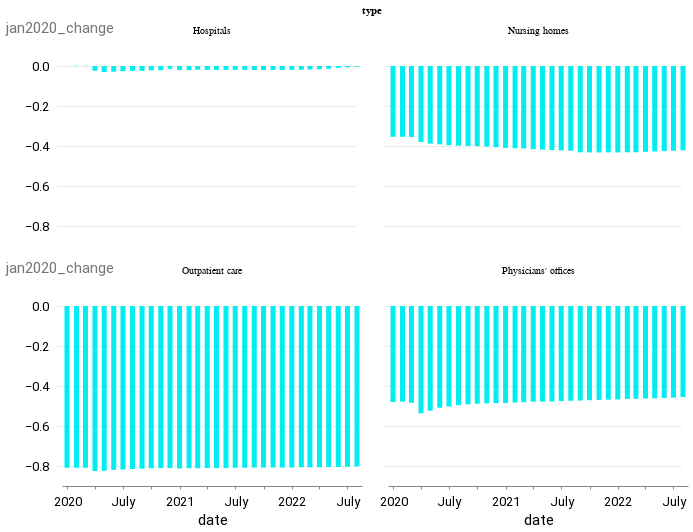

Write notebook code for a chart like this one.
### Code cell
alt.Chart(
    combined_jan_2020[combined_jan_2020["date"] >= "2020-01-01"]
).mark_bar().encode(
    x=alt.X("date"),
    y=alt.Y("jan2020_change"),
    color=alt.condition(alt.datum.value > 0, alt.value("#00eeef"), alt.value("orange")),
).properties(
    width=300, height=200
).facet(
    facet=alt.Facet("type:O"), columns=2
)

### Figure 1 — Vega-Lite specification as saved in the notebook (floating-point values rounded to 4 significant figures)
{"config": {"view": {"width": 800, "height": 450, "strokeOpacity": 0}, "background": "#ffffff", "title": {"anchor": "start", "font": "Summit Sans", "fontColor": "palette[\"black\"]", "fontSize": 18, "fontWeight": "normal"}, "arc": {"fill": "#00d4d8"}, "area": {"fill": "#00d4d8"}, "line": {"stroke": "#00d4d8", "strokeWidth": 3}, "path": {"stroke": "#00d4d8"}, "rect": {"fill": "#00d4d8"}, "shape": {"stroke": "#00d4d8"}, "bar": {"fill": "#00d4d8"}, "point": {"stroke": "#00d4d8"}, "symbol": {"fill": "#00d4d8", "size": 30}, "axis": {"titleFont": "Roboto", "titleFontSize": 15, "titleFontWeight": "normal", "labelFont": "Roboto, sans", "labelFontSize": 13, "labelFontWeight": "normal"}, "axisX": {"labelAngle": 0, "labelPadding": 6, "tickSize": 3, "grid": false}, "axisY": {"labelBaseline": "middle", "maxExtent": 45, "minExtent": 45, "titleAlign": "left", "titleAngle": 0, "titleX": -45, "titleY": -11, "domainOpacity": 0, "gridWidth": 0.6, "gridColor": "#dddddd", "offset": 6, "tickSize": 0, "titleColor": "#767676"}, "legend": {"titleFont": "Roboto", "titleFontSize": 15, "titleFontWeight": "normal", "symbolType": "square", "labelFont": "Roboto, sans", "labelFontSize": 13}, "range": {"category": ["#005f66", "#e37e2d", "#d64a3b", "#76b0ef", "#c1bc40"], "diverging": ["#e68a4f", "#f4bb6a", "#f9e39c", "#dadfe2", "#a6b7c6", "#849eae"], "heatmap": ["#7ff6f6", "#00eeef", "#00d4d8", "#00abb2", "#00848b", "#fbf2c7", "#00363d"], "ordinal": ["#7ff6f6", "#00eeef", "#00d4d8", "#00abb2", "#00848b", "#fbf2c7", "#00363d"], "ramp": ["#7ff6f6", "#00eeef", "#00d4d8", "#00abb2", "#00848b", "#fbf2c7", "#00363d"]}}, "data": {"name": "data-733e1944232e2903523fa72b535fb25a"}, "facet": {"field": "type", "type": "ordinal"}, "spec": {"mark": "bar", "encoding": {"color": {"condition": {"value": "#00eeef", "test": "(datum.value > 0)"}, "value": "orange"}, "x": {"field": "date", "type": "temporal"}, "y": {"field": "jan2020_change", "type": "quantitative"}}, "height": 200, "width": 300}, "columns": 2, "$schema": "https://vega.github.io/schema/vega-lite/v4.17.0.json", "datasets": {"data-733e1944232e2903523fa72b535fb25a": [{"date": "2020-01-01T00:00:00", "value": 2720.0, "type": "Physicians' offices", "pct_change": 0.002396, "jan2020_change": -0.4799}, {"date": "2020-02-01T00:00:00", "value": 2728.0, "type": "Physicians' offices", "pct_change": 0.002868, "jan2020_change": -0.4784}, {"date": "2020-03-01T00:00:00", "value": 2700.0, "type": "Physicians' offices", "pct_change": -0.0103, "jan2020_change": -0.4838}, {"date": "2020-04-01T00:00:00", "value": 2425.0, "type": "Physicians' offices", "pct_change": -0.1017, "jan2020_change": -0.5363}, {"date": "2020-05-01T00:00:00", "value": 2492.0, "type": "Physicians' offices", "pct_change": 0.02747, "jan2020_change": -0.5235}, {"date": "2020-06-01T00:00:00", "value": 2569.0, "type": "Physicians' offices", "pct_change": 0.03127, "jan2020_change": -0.5086}, {"date": "2020-07-01T00:00:00", "value": 2604.0, "type": "Physicians' offices", "pct_change": 0.01347, "jan2020_change": -0.502}, {"date": "2020-08-01T00:00:00", "value": 2636.0, "type": "Physicians' offices", "pct_change": 0.0121, "jan2020_change": -0.496}, {"date": "2020-09-01T00:00:00", "value": 2658.0, "type": "Physicians' offices", "pct_change": 0.008348, "jan2020_change": -0.4918}, {"date": "2020-10-01T00:00:00", "value": 2675.0, "type": "Physicians' offices", "pct_change": 0.00666, "jan2020_change": -0.4884}, {"date": "2020-11-01T00:00:00", "value": 2684.0, "type": "Physicians' offices", "pct_change": 0.003177, "jan2020_change": -0.4868}, {"date": "2020-12-01T00:00:00", "value": 2691.0, "type": "Physicians' offices", "pct_change": 0.002795, "jan2020_change": -0.4853}, {"date": "2021-01-01T00:00:00", "value": 2692.0, "type": "Physicians' offices", "pct_change": 0.0004831, "jan2020_change": -0.4851}, {"date": "2021-02-01T00:00:00", "value": 2704.0, "type": "Physicians' offices", "pct_change": 0.004271, "jan2020_change": -0.4829}, {"date": "2021-03-01T00:00:00", "value": 2713.0, "type": "Physicians' offices", "pct_change": 0.003291, "jan2020_change": -0.4812}, {"date": "2021-04-01T00:00:00", "value": 2727.0, "type": "Physicians' offices", "pct_change": 0.005197, "jan2020_change": -0.4785}, {"date": "2021-05-01T00:00:00", "value": 2729.0, "type": "Physicians' offices", "pct_change": 0.0005867, "jan2020_change": -0.4782}, {"date": "2021-06-01T00:00:00", "value": 2732.0, "type": "Physicians' offices", "pct_change": 0.001356, "jan2020_change": -0.4775}, {"date": "2021-07-01T00:00:00", "value": 2743.0, "type": "Physicians' offices", "pct_change": 0.003953, "jan2020_change": -0.4754}, {"date": "2021-08-01T00:00:00", "value": 2750.0, "type": "Physicians' offices", "pct_change": 0.002406, "jan2020_change": -0.4742}, {"date": "2021-09-01T00:00:00", "value": 2756.0, "type": "Physicians' offices", "pct_change": 0.002291, "jan2020_change": -0.4729}, {"date": "2021-10-01T00:00:00", "value": 2766.0, "type": "Physicians' offices", "pct_change": 0.003701, "jan2020_change": -0.471}, {"date": "2021-11-01T00:00:00", "value": 2774.0, "type": "Physicians' offices", "pct_change": 0.003001, "jan2020_change": -0.4694}, {"date": "2021-12-01T00:00:00", "value": 2780.0, "type": "Physicians' offices", "pct_change": 0.002163, "jan2020_change": -0.4683}, {"date": "2022-01-01T00:00:00", "value": 2787.0, "type": "Physicians' offices", "pct_change": 0.002302, "jan2020_change": -0.467}, {"date": "2022-02-01T00:00:00", "value": 2800.0, "type": "Physicians' offices", "pct_change": 0.004701, "jan2020_change": -0.4645}, {"date": "2022-03-01T00:00:00", "value": 2803.0, "type": "Physicians' offices", "pct_change": 0.001071, "jan2020_change": -0.464}, {"date": "2022-04-01T00:00:00", "value": 2811.0, "type": "Physicians' offices", "pct_change": 0.002747, "jan2020_change": -0.4625}, {"date": "2022-05-01T00:00:00", "value": 2815.0, "type": "Physicians' offices", "pct_change": 0.00153, "jan2020_change": -0.4617}, {"date": "2022-06-01T00:00:00", "value": 2824.0, "type": "Physicians' offices", "pct_change": 0.00302, "jan2020_change": -0.46}, {"date": "2022-07-01T00:00:00", "value": 2835.0, "type": "Physicians' offices", "pct_change": 0.004179, "jan2020_change": -0.4578}, {"date": "2022-08-01T00:00:00", "value": 2850.0, "type": "Physicians' offices", "pct_change": 0.005361, "jan2020_change": -0.4549}, {"date": "2020-01-01T00:00:00", "value": 3379.0, "type": "Nursing homes", "pct_change": 0.002433, "jan2020_change": -0.3539}, {"date": "2020-02-01T00:00:00", "value": 3377.0, "type": "Nursing homes", "pct_change": -0.000444, "jan2020_change": -0.3542}, {"date": "2020-03-01T00:00:00", "value": 3371.0, "type": "Nursing homes", "pct_change": -0.001806, "jan2020_change": -0.3553}, {"date": "2020-04-01T00:00:00", "value": 3244.0, "type": "Nursing homes", "pct_change": -0.03785, "jan2020_change": -0.3797}, {"date": "2020-05-01T00:00:00", "value": 3200.0, "type": "Nursing homes", "pct_change": -0.01341, "jan2020_change": -0.388}, {"date": "2020-06-01T00:00:00", "value": 3181.0, "type": "Nursing homes", "pct_change": -0.005875, "jan2020_change": -0.3916}, {"date": "2020-07-01T00:00:00", "value": 3160.0, "type": "Nursing homes", "pct_change": -0.006696, "jan2020_change": -0.3957}, {"date": "2020-08-01T00:00:00", "value": 3147.0, "type": "Nursing homes", "pct_change": -0.004019, "jan2020_change": -0.3981}, {"date": "2020-09-01T00:00:00", "value": 3142.0, "type": "Nursing homes", "pct_change": -0.001779, "jan2020_change": -0.3992}, {"date": "2020-10-01T00:00:00", "value": 3134.0, "type": "Nursing homes", "pct_change": -0.002546, "jan2020_change": -0.4007}, {"date": "2020-11-01T00:00:00", "value": 3123.0, "type": "Nursing homes", "pct_change": -0.003415, "jan2020_change": -0.4028}, {"date": "2020-12-01T00:00:00", "value": 3110.0, "type": "Nursing homes", "pct_change": -0.004163, "jan2020_change": -0.4053}, {"date": "2021-01-01T00:00:00", "value": 3088.0, "type": "Nursing homes", "pct_change": -0.006913, "jan2020_change": -0.4094}, {"date": "2021-02-01T00:00:00", "value": 3079.0, "type": "Nursing homes", "pct_change": -0.002979, "jan2020_change": -0.4111}, {"date": "2021-03-01T00:00:00", "value": 3074.0, "type": "Nursing homes", "pct_change": -0.001689, "jan2020_change": -0.4121}, {"date": "2021-04-01T00:00:00", "value": 3055.0, "type": "Nursing homes", "pct_change": -0.006148, "jan2020_change": -0.4158}, {"date": "2021-05-01T00:00:00", "value": 3044.0, "type": "Nursing homes", "pct_change": -0.00347, "jan2020_change": -0.4178}, {"date": "2021-06-01T00:00:00", "value": 3032.0, "type": "Nursing homes", "pct_change": -0.004171, "jan2020_change": -0.4202}, {"date": "2021-07-01T00:00:00", "value": 3021.0, "type": "Nursing homes", "pct_change": -0.003694, "jan2020_change": -0.4223}, {"date": "2021-08-01T00:00:00", "value": 3015.0, "type": "Nursing homes", "pct_change": -0.001854, "jan2020_change": -0.4234}, {"date": "2021-09-01T00:00:00", "value": 2972.0, "type": "Nursing homes", "pct_change": -0.0141, "jan2020_change": -0.4315}, {"date": "2021-10-01T00:00:00", "value": 2969.0, "type": "Nursing homes", "pct_change": -0.001144, "jan2020_change": -0.4322}, {"date": "2021-11-01T00:00:00", "value": 2967.0, "type": "Nursing homes", "pct_change": -0.0005726, "jan2020_change": -0.4325}, {"date": "2021-12-01T00:00:00", "value": 2971.0, "type": "Nursing homes", "pct_change": 0.001078, "jan2020_change": -0.4319}, {"date": "2022-01-01T00:00:00", "value": 2968.0, "type": "Nursing homes", "pct_change": -0.0007069, "jan2020_change": -0.4323}, {"date": "2022-02-01T00:00:00", "value": 2973.0, "type": "Nursing homes", "pct_change": 0.001381, "jan2020_change": -0.4315}, {"date": "2022-03-01T00:00:00", "value": 2973.0, "type": "Nursing homes", "pct_change": 0.0002355, "jan2020_change": -0.4314}, {"date": "2022-04-01T00:00:00", "value": 2984.0, "type": "Nursing homes", "pct_change": 0.003431, "jan2020_change": -0.4294}, {"date": "2022-05-01T00:00:00", "value": 2995.0, "type": "Nursing homes", "pct_change": 0.003888, "jan2020_change": -0.4272}, {"date": "2022-06-01T00:00:00", "value": 3006.0, "type": "Nursing homes", "pct_change": 0.003706, "jan2020_change": -0.4251}, {"date": "2022-07-01T00:00:00", "value": 3015.0, "type": "Nursing homes", "pct_change": 0.002894, "jan2020_change": -0.4234}, {"date": "2022-08-01T00:00:00", "value": 3026.0, "type": "Nursing homes", "pct_change": 0.003848, "jan2020_change": -0.4212}, {"date": "2020-01-01T00:00:00", "value": 5229.0, "type": "Hospitals", "pct_change": 0.001417, "jan2020_change": 0.0}, {"date": "2020-02-01T00:00:00", "value": 5236.0, "type": "Hospitals", "pct_change": 0.001243, "jan2020_change": 0.001243}, {"date": "2020-03-01T00:00:00", "value": 5236.0, "type": "Hospitals", "pct_change": 7.64e-05, "jan2020_change": 0.00132}, {"date": "2020-04-01T00:00:00", "value": 5105.0, "type": "Hospitals", "pct_change": -0.025, "jan2020_change": -0.02371}, {"date": "2020-05-01T00:00:00", "value": 5070.0, "type": "Hospitals", "pct_change": -0.006895, "jan2020_change": -0.03045}, {"date": "2020-06-01T00:00:00", "value": 5079.0, "type": "Hospitals", "pct_change": 0.001736, "jan2020_change": -0.02876}, {"date": "2020-07-01T00:00:00", "value": 5093.0, "type": "Hospitals", "pct_change": 0.002894, "jan2020_change": -0.02595}, {"date": "2020-08-01T00:00:00", "value": 5102.0, "type": "Hospitals", "pct_change": 0.001688, "jan2020_change": -0.02431}, {"date": "2020-09-01T00:00:00", "value": 5102.0, "type": "Hospitals", "pct_change": 7.84e-05, "jan2020_change": -0.02423}, {"date": "2020-10-01T00:00:00", "value": 5115.0, "type": "Hospitals", "pct_change": 0.00245, "jan2020_change": -0.02184}, {"date": "2020-11-01T00:00:00", "value": 5120.0, "type": "Hospitals", "pct_change": 0.001095, "jan2020_change": -0.02077}, {"date": "2020-12-01T00:00:00", "value": 5158.0, "type": "Hospitals", "pct_change": 0.007363, "jan2020_change": -0.01356}, {"date": "2021-01-01T00:00:00", "value": 5122.0, "type": "Hospitals", "pct_change": -0.00696, "jan2020_change": -0.02042}, {"date": "2021-02-01T00:00:00", "value": 5121.0, "type": "Hospitals", "pct_change": -0.0002343, "jan2020_change": -0.02065}, {"date": "2021-03-01T00:00:00", "value": 5131.0, "type": "Hospitals", "pct_change": 0.002011, "jan2020_change": -0.01868}, {"date": "2021-04-01T00:00:00", "value": 5126.0, "type": "Hospitals", "pct_change": -0.001033, "jan2020_change": -0.0197}, {"date": "2021-05-01T00:00:00", "value": 5127.0, "type": "Hospitals", "pct_change": 0.0001951, "jan2020_change": -0.01951}, {"date": "2021-06-01T00:00:00", "value": 5126.0, "type": "Hospitals", "pct_change": -0.0002536, "jan2020_change": -0.01975}, {"date": "2021-07-01T00:00:00", "value": 5126.0, "type": "Hospitals", "pct_change": 0.0, "jan2020_change": -0.01975}, {"date": "2021-08-01T00:00:00", "value": 5130.0, "type": "Hospitals", "pct_change": 0.0007413, "jan2020_change": -0.01903}, {"date": "2021-09-01T00:00:00", "value": 5122.0, "type": "Hospitals", "pct_change": -0.001579, "jan2020_change": -0.02058}, {"date": "2021-10-01T00:00:00", "value": 5122.0, "type": "Hospitals", "pct_change": 0.0001562, "jan2020_change": -0.02042}, {"date": "2021-11-01T00:00:00", "value": 5126.0, "type": "Hospitals", "pct_change": 0.0006442, "jan2020_change": -0.01979}, {"date": "2021-12-01T00:00:00", "value": 5126.0, "type": "Hospitals", "pct_change": 0.0001561, "jan2020_change": -0.01964}, {"date": "2022-01-01T00:00:00", "value": 5126.0, "type": "Hospitals", "pct_change": -5.852e-05, "jan2020_change": -0.0197}, {"date": "2022-02-01T00:00:00", "value": 5133.0, "type": "Hospitals", "pct_change": 0.001288, "jan2020_change": -0.01844}, {"date": "2022-03-01T00:00:00", "value": 5138.0, "type": "Hospitals", "pct_change": 0.0009547, "jan2020_change": -0.0175}, {"date": "2022-04-01T00:00:00", "value": 5147.0, "type": "Hospitals", "pct_change": 0.001908, "jan2020_change": -0.01562}, {"date": "2022-05-01T00:00:00", "value": 5161.0, "type": "Hospitals", "pct_change": 0.002603, "jan2020_change": -0.01306}, {"date": "2022-06-01T00:00:00", "value": 5180.0, "type": "Hospitals", "pct_change": 0.003682, "jan2020_change": -0.009428}, {"date": "2022-07-01T00:00:00", "value": 5194.0, "type": "Hospitals", "pct_change": 0.002664, "jan2020_change": -0.006789}, {"date": "2022-08-01T00:00:00", "value": 5208.0, "type": "Hospitals", "pct_change": 0.00283, "jan2020_change": -0.003978}, {"date": "2020-01-01T00:00:00", "value": 997.4, "type": "Outpatient care", "pct_change": 0.005038, "jan2020_change": -0.8093}, {"date": "2020-02-01T00:00:00", "value": 997.2, "type": "Outpatient care", "pct_change": -0.0002005, "jan2020_change": -0.8093}, {"date": "2020-03-01T00:00:00", "value": 996.8, "type": "Outpatient care", "pct_change": -0.0004011, "jan2020_change": -0.8094}, {"date": "2020-04-01T00:00:00", "value": 915.3, "type": "Outpatient care", "pct_change": -0.08176, "jan2020_change": -0.825}, {"date": "2020-05-01T00:00:00", "value": 924.5, "type": "Outpatient care", "pct_change": 0.01005, "jan2020_change": -0.8232}, {"date": "2020-06-01T00:00:00", "value": 944.6, "type": "Outpatient care", "pct_change": 0.02174, "jan2020_change": -0.8194}, {"date": "2020-07-01T00:00:00", "value": 957.1, "type": "Outpatient care", "pct_change": 0.01323, "jan2020_change": -0.817}, {"date": "2020-08-01T00:00:00", "value": 966.9, "type": "Outpatient care", "pct_change": 0.01024, "jan2020_change": -0.8151}, {"date": "2020-09-01T00:00:00", "value": 976.8, "type": "Outpatient care", "pct_change": 0.01024, "jan2020_change": -0.8132}, {"date": "2020-10-01T00:00:00", "value": 986.3, "type": "Outpatient care", "pct_change": 0.009726, "jan2020_change": -0.8114}, {"date": "2020-11-01T00:00:00", "value": 990.4, "type": "Outpatient care", "pct_change": 0.004157, "jan2020_change": -0.8106}, {"date": "2020-12-01T00:00:00", "value": 992.8, "type": "Outpatient care", "pct_change": 0.002423, "jan2020_change": -0.8101}, {"date": "2021-01-01T00:00:00", "value": 979.6, "type": "Outpatient care", "pct_change": -0.0133, "jan2020_change": -0.8127}, {"date": "2021-02-01T00:00:00", "value": 984.5, "type": "Outpatient care", "pct_change": 0.005002, "jan2020_change": -0.8117}, {"date": "2021-03-01T00:00:00", "value": 988.8, "type": "Outpatient care", "pct_change": 0.004368, "jan2020_change": -0.8109}, {"date": "2021-04-01T00:00:00", "value": 991.9, "type": "Outpatient care", "pct_change": 0.003135, "jan2020_change": -0.8103}, {"date": "2021-05-01T00:00:00", "value": 993.7, "type": "Outpatient care", "pct_change": 0.001815, "jan2020_change": -0.81}, {"date": "2021-06-01T00:00:00", "value": 995.7, "type": "Outpatient care", "pct_change": 0.002013, "jan2020_change": -0.8096}, {"date": "2021-07-01T00:00:00", "value": 999.0, "type": "Outpatient care", "pct_change": 0.003314, "jan2020_change": -0.809}, {"date": "2021-08-01T00:00:00", "value": 1002.0, "type": "Outpatient care", "pct_change": 0.002703, "jan2020_change": -0.8084}, {"date": "2021-09-01T00:00:00", "value": 1004.0, "type": "Outpatient care", "pct_change": 0.002596, "jan2020_change": -0.8079}, {"date": "2021-10-01T00:00:00", "value": 1005.0, "type": "Outpatient care", "pct_change": 0.0008961, "jan2020_change": -0.8078}, {"date": "2021-11-01T00:00:00", "value": 1006.0, "type": "Outpatient care", "pct_change": 0.0009948, "jan2020_change": -0.8076}, {"date": "2021-12-01T00:00:00", "value": 1006.0, "type": "Outpatient care", "pct_change": 9.938e-05, "jan2020_change": -0.8076}, {"date": "2022-01-01T00:00:00", "value": 1007.0, "type": "Outpatient care", "pct_change": 0.0004969, "jan2020_change": -0.8075}, {"date": "2022-02-01T00:00:00", "value": 1011.0, "type": "Outpatient care", "pct_change": 0.004172, "jan2020_change": -0.8067}, {"date": "2022-03-01T00:00:00", "value": 1014.0, "type": "Outpatient care", "pct_change": 0.002868, "jan2020_change": -0.8061}, {"date": "2022-04-01T00:00:00", "value": 1014.0, "type": "Outpatient care", "pct_change": 0.0003945, "jan2020_change": -0.806}, {"date": "2022-05-01T00:00:00", "value": 1017.0, "type": "Outpatient care", "pct_change": 0.003056, "jan2020_change": -0.8054}, {"date": "2022-06-01T00:00:00", "value": 1022.0, "type": "Outpatient care", "pct_change": 0.004128, "jan2020_change": -0.8046}, {"date": "2022-07-01T00:00:00", "value": 1028.0, "type": "Outpatient care", "pct_change": 0.006265, "jan2020_change": -0.8034}, {"date": "2022-08-01T00:00:00", "value": 1033.0, "type": "Outpatient care", "pct_change": 0.004475, "jan2020_change": -0.8025}]}}
